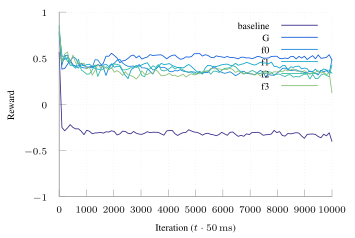

Recreate this plot in gnuplot.
set terminal tikz standalone color size 9cm,6cm font '\scriptsize' preamble '\usepackage{microtype} \usepackage{times} \usepackage[T1]{fontenc} \usepackage{siunitx}\sisetup{detect-all}'
set output "ftprep-tcp-cap-reward.tex"

load "parula.pal"

set style line 102 lc rgb '#a0a0a0' lt 1 lw 1
set border ls 102
set colorbox border 102
set key textcolor rgb "black"
set tics textcolor rgb "black"
set label textcolor rgb "black"

set border 3
set grid x y
set xtics nomirror
set ytics nomirror

#set key autotitle columnhead
set datafile separator ","

set xlabel "Iteration ($t \\cdot{} \\SI{50}{\\milli\\second}$)"
set ylabel "Reward"

set yrange [-1.0:1.0]

plot '../results/baseline-2-avg-ng.csv' u 1:2 w lines smooth sbezier title "baseline", \
     '../results/ft-tcp-cap-g-avg.csv' u 1:2 w lines smooth sbezier title "G", \
     '../results/ft-tcp-cap-f0-avg.csv' u 1:2 w lines smooth sbezier title "f0", \
     '../results/ft-tcp-cap-f1-avg.csv' u 1:2 w lines smooth sbezier title "f1", \
     '../results/ft-tcp-cap-f2-avg.csv' u 1:2 w lines smooth sbezier title "f2", \
     '../results/ft-tcp-cap-f3-avg.csv' u 1:2 w lines smooth sbezier title "f3"
